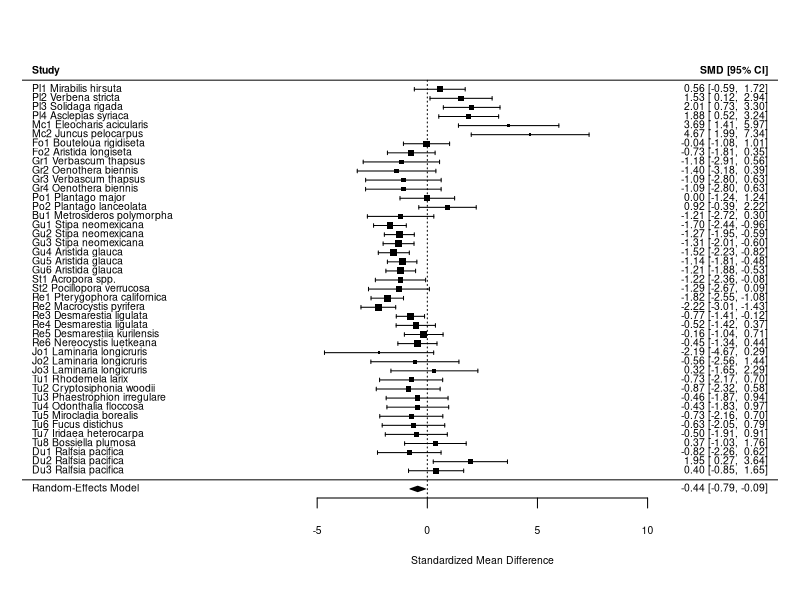
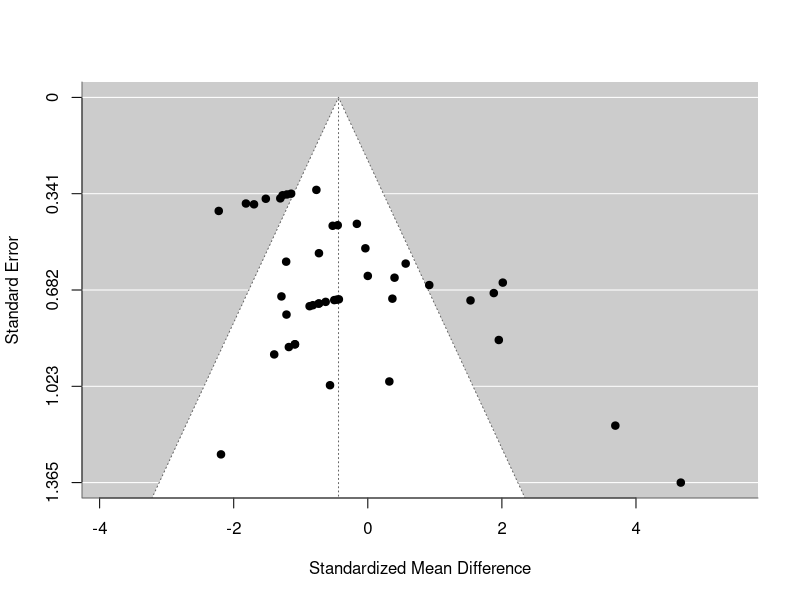
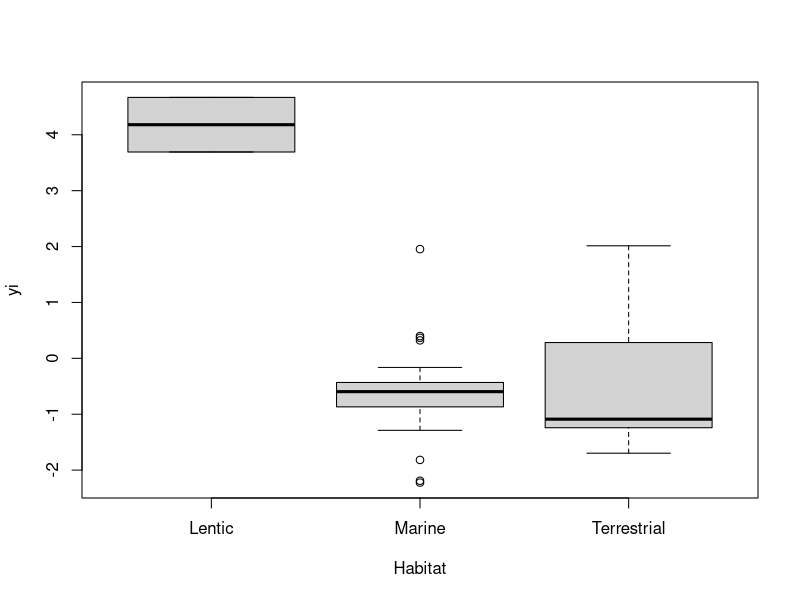
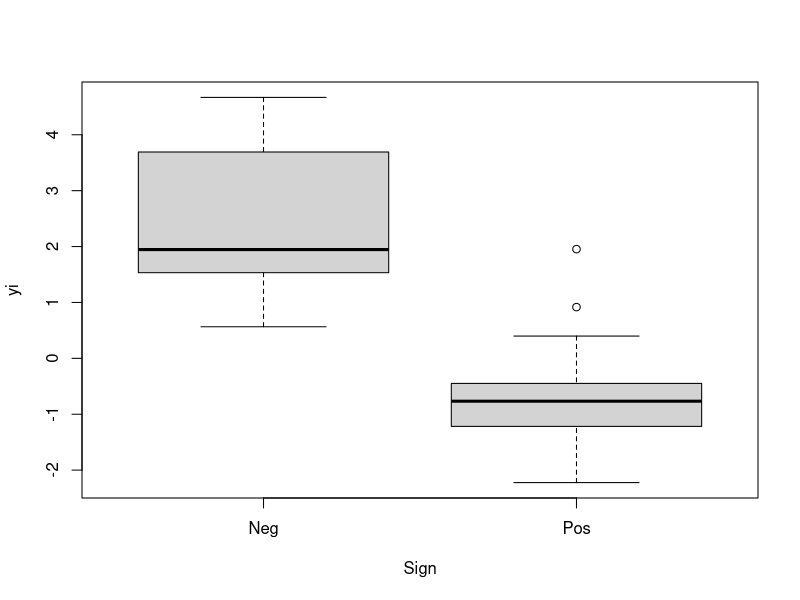
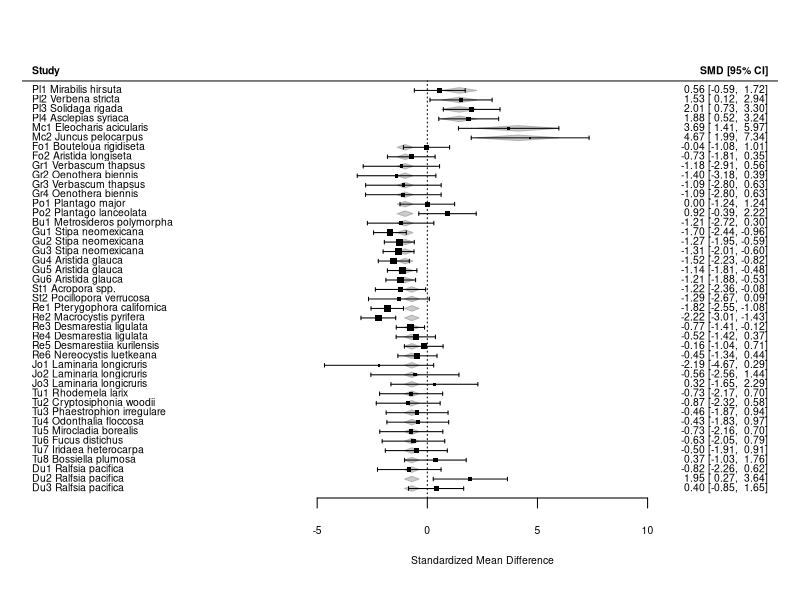

R code for these plots, in order:
# Test meta analysis of subset of data to demonstrate usage of the metafor package
# using subset of data. 
# analysis based on tuturial located at 
# http://rstudio-pubs-static.s3.amazonaws.com/10913_5858762ec84b458d89b0f4a4e6dd5e81.html


# Prior to importation, data was manipulated in excel to remove
# embedded metadata and to remove characters R will interpret as operators(+/-) and 
# replace them with text strings (sign: Neg Pos)
# metadata is as follows:
#
#Nc	control sample size
#Ne	experimental sample size
#Xc	control mean
#Xe	experimental mean
#Sc	control SD
#Se	experimental SD

#quality control- should be 43 observations

#import data
data1<- read.csv(file="Gur_Hedge.csv", header=TRUE, na.strings="")

#load metafor package
library(metafor)
#call the citation so it's handy in the output
citation("metafor")

#also call plyr, we'll need it later to summarize output from the meta-analysis
library(plyr)
#call the citation so it's handy in the output
citation("plyr")

#compute effect size
#use Hedge's g to account for small sample bias
#Hedge's g is the stadardized mean difference, corrected for negative bias and is encoded as SMD in metafor

data1<-escalc(n1i=Nc,n2i=Ne,
            m1i=Xc, m2i=Xe,
            sd1i=Sc,sd2i=Se,
            data=data1,  measure="SMD", append=TRUE)

#this analysis appends yi, the effect size, and vi, the variance of the effect size. Let's plot this so we can
#visualize it

#first create the meta analysis model

ma_model_1<-rma(yi, vi, data=data1)
summary(ma_model_1)
#note output is based on zval, not t value by default as this is the standard, so this may cause slight 
#deviations from the Metawin output

#compute failsafe number
fsn(yi, vi,  data=data1, type="Rosenthal", alpha=.05)

#create forest plot
forest(ma_model_1, slab=paste(data1$Source, data1$Genus, data1$species))

#quick test for publication bias- look for asymetrical distribturion
funnel(ma_model_1)

#does effect size vary by habitat?
boxplot(yi ~ Habitat, data = data1)
#summary data
ddply(data1, c("Habitat"), summarise,
      mean=mean(yi), sd=mean(vi))

#does effect size vary by type of interaction?
boxplot(yi ~ Sign, data = data1)
#summary data
ddply(data1, c("Sign"), summarise,
      mean=mean(yi), sd=mean(vi))

#rerun model with these factors accounted for
ma_model_2<-rma(yi, vi, mods=~Habitat+Sign, data=data1, method="ML")
summary(ma_model_2)


forest(ma_model_2, slab=paste(data1$Source, data1$Genus, data1$species))
